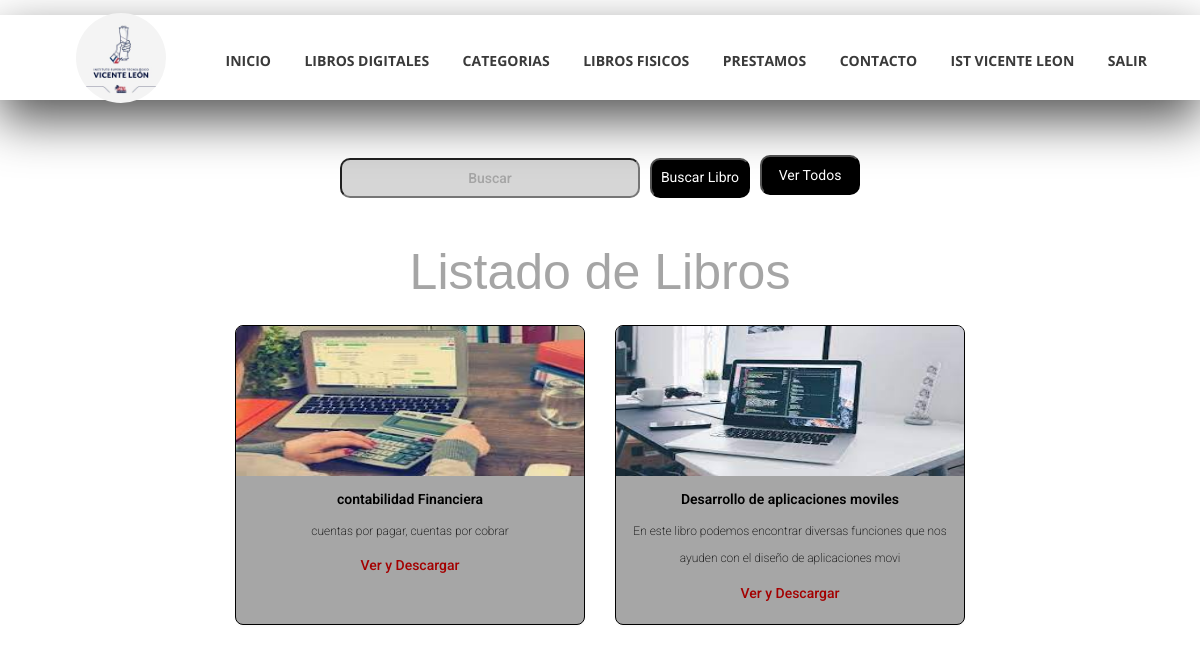
/busqueda.php (signed in), run on the app's committed database.
### tables this page shows
CREATE TABLE `libros` (
  `id_libro` int(10) NOT NULL AUTO_INCREMENT,
  `ISBN` varchar(50) NOT NULL,
  `foto` varchar(200) NOT NULL,
  `nombre` varchar(255) NOT NULL,
  `descripcion` varchar(255) NOT NULL,
  `disponible` varchar(2) NOT NULL,
  `id_categoria` int(10) NOT NULL,
  `id_subcategoria` int(10) NOT NULL,
  `fecha_ingreso` date DEFAULT NULL,
  `url_descarga` varchar(250) DEFAULT NULL,
  PRIMARY KEY (`id_libro`),
  KEY `id_categoria` (`id_categoria`),
  CONSTRAINT `libros_ibfk_1` FOREIGN KEY (`id_categoria`) REFERENCES `categorias` (`id_categoria`) ON DELETE CASCADE
);

### busqueda.php (the view, shortened to what this page needs)
<?php
include("admin/conexion.php");
if(isset($_SESSION['usuario']))
 {
?>
<!DOCTYPE html>
<html lang="en">
<head>
	<link rel="stylesheet" type="text/css" href="css/bootstrap4/bootstrap.min.css">
	<link rel="stylesheet" href="css/busqueda.css?uuid=<?php echo uniqid();?>">
</head>
<body>
            <?php include ('includes/header.php');?>
<main class="titulo2">
<div class="container1">
		     <div class="row">
		     	       <br>
						<div class="busca">
					     <form name="busqueda" method="get" action="busqueda.php">
							<div >
								<input  class="busca1" type="text" placeholder="Buscar" name="buscar" required="true" />
							</div>
						</div>
						<div >
						<input type="submit" name="enviar" value="Buscar Libro" class="busca2">
					    </div>
					<div >
						<a href="busqueda.php"><button class="busca2">Ver Todos</button></a>
					    </div>
              </div>
                	<br><br>
				<h2>Listado de Libros</h2>
</main>
<main class="main2">
<?php
        if (isset($_GET['enviar'])) {
         $busqueda=$_GET['buscar'];
         $query=mysqli_query($con, "select * from libros where nombre like '%$busqueda%' and disponible='si' ");
		if (mysqli_num_rows($query) < 1) {
		 echo "<div class='col-sm-3'>";
		 echo "<p style='color:red;'><b>No tenemos libros que coincidan con este nombre</b></p>";
		 echo "</div>";
		}
		else{
		while($row=mysqli_fetch_array($query)){
		        $id=$row['id_libro'];
				$foto=$row['foto'];
				$nombre=$row['nombre'];
				$descripcion=$row['descripcion'];
			?>
       <div class="container6">
	   <div class="card">
	   <img src="<?php echo 'admin/libros/'.$foto ?>">
		   <h4><?php echo $nombre ?></h4>
		   <p><?php echo  $descripcion ?></p>
		  <button> <a href="admin/pdf/archivo.php?id=<?php echo $row['id_libro']?>" class="btn btn-default add-to-cart">
			<i class="fa fa-download"></i>Ver y Descargar</a></button>
	   </div>
</div>
<?php } } ?>
         <?php
        }
        else{
        $query=mysqli_query($con, "select * from libros ");
           while($row=mysqli_fetch_array($query)){
				$foto=$row['foto'];
				$nombre=$row['nombre'];
				$descripcion=$row['descripcion'];
			?>
<div class="container6		">
	   <div class="card">
	   <img src="<?php echo 'admin/libros/'.$foto ?>">
		   <h4><?php echo $nombre ?></h4>
		   <p><?php echo  $descripcion ?></p>
		  <button> <a href="admin/pdf/archivo.php?id=<?php echo $row['id_libro']?>" >
			Ver y Descargar</a></button>
	   </div>
</div>
         <?php
        }}
  ?>
</main>
</body>
</html>
<?php
}else{
    echo '<script> window.location="index.php"; </script>';
}
?>

### css/busqueda.css (style rules this page uses)
body { background: linear-gradient(to bottom right,#a9c1f2 , #f9bbbb); background-size:cover; height: 100vh; background-repeat: no-repeat; }
.row { padding-top: 100px; justify-content: center; align-items: center; text-align: center; display: flex; margin-top: 50px; }
.busca1 { background-color: rgba(177, 177, 177, 0.527); color: rgb(0, 0, 0); margin: 5px; border-radius: 10px; width: 300px; height: 40px; text-align: center; }
.busca2 { color: rgb(255, 255, 255); background-color: rgb(0, 0, 0); margin: 5px; height: 40px; width: 100px; border-radius: 10px; }
.titulo2 { text-align: center; }
.titulo2 h2 { font-family: 'Franklin Gothic Medium', 'Arial Narrow', Arial, sans-serif; font-size: 50px; }
.main2 { width: auto; height: auto; display:flex; flex-wrap: wrap; justify-content: center; overflow: hidden; margin-bottom: 50px; }
.container6 .card { width: 350px; height: 300px; border-radius: 8px; box-shadow: 0 2px 2px rgba(230, 230, 230, 0.2); overflow: hidden; margin:15px; text-align: center; transition: all 0.25s; background-color: #808080b3; border: 1px solid black ; }
.container6 .card img { width: 100%; height: 150px; }
.container6 .card h4 { font-weight: 600; margin-top: 15px; color: #000000; }
.container6 .card p { color: #000000; margin: 10px; padding: 1 1rem; font-size: 12px; font-weight: 200; }
.container6 .card a { font-weight: 500; text-decoration: none; color: #a40000; }
.container6 .card button { display: contents; }

### css/inicio/main_styles.css (style rules this page uses)
* { margin: 0; padding: 0; -webkit-font-smoothing: antialiased; -webkit-text-shadow: rgba(0,0,0,.01) 0 0 1px; text-shadow: rgba(0,0,0,.01) 0 0 1px; }
body { font-family: 'Roboto', sans-serif; font-size: 14px; font-weight: 400; background: #FFFFFF; color: #a5a5a5; }
div { display: block; position: relative; -webkit-box-sizing: border-box; -moz-box-sizing: border-box; box-sizing: border-box; }
p { font-family: 'Roboto', sans-serif; font-size: 14px; line-height: 2.29; font-weight: 400; color: #a5a5a5; -webkit-font-smoothing: antialiased; -webkit-text-shadow: rgba(0,0,0,.01) 0 0 1px; text-shadow: rgba(0,0,0,.01) 0 0 1px; }
a, a:hover, a:visited, a:active, a:link { text-decoration: none; -webkit-font-smoothing: antialiased; -webkit-text-shadow: rgba(0,0,0,.01) 0 0 1px; text-shadow: rgba(0,0,0,.01) 0 0 1px; }
h2 { font-size: 22px; }
h4 { font-size: 14px; }
h1, h2, h3, h4, h5, h6 { font-family: 'Roboto', sans-serif; -webkit-font-smoothing: antialiased; -webkit-text-shadow: rgba(0,0,0,.01) 0 0 1px; text-shadow: rgba(0,0,0,.01) 0 0 1px; }
.card { display: block; background: #f8f9fb; border: none; }
input:last-of-type { margin-bottom: 0px; }

### data on the page
libros: foto (picture), nombre "contabilidad Financiera", descripcion "cuentas por pagar, cuentas por cobrar"
libros: foto (picture), nombre "Desarrollo de aplicaciones moviles", descripcion "En este libro podemos encontrar diversas funciones que nos ayuden con el diseño de aplicaciones movi"
